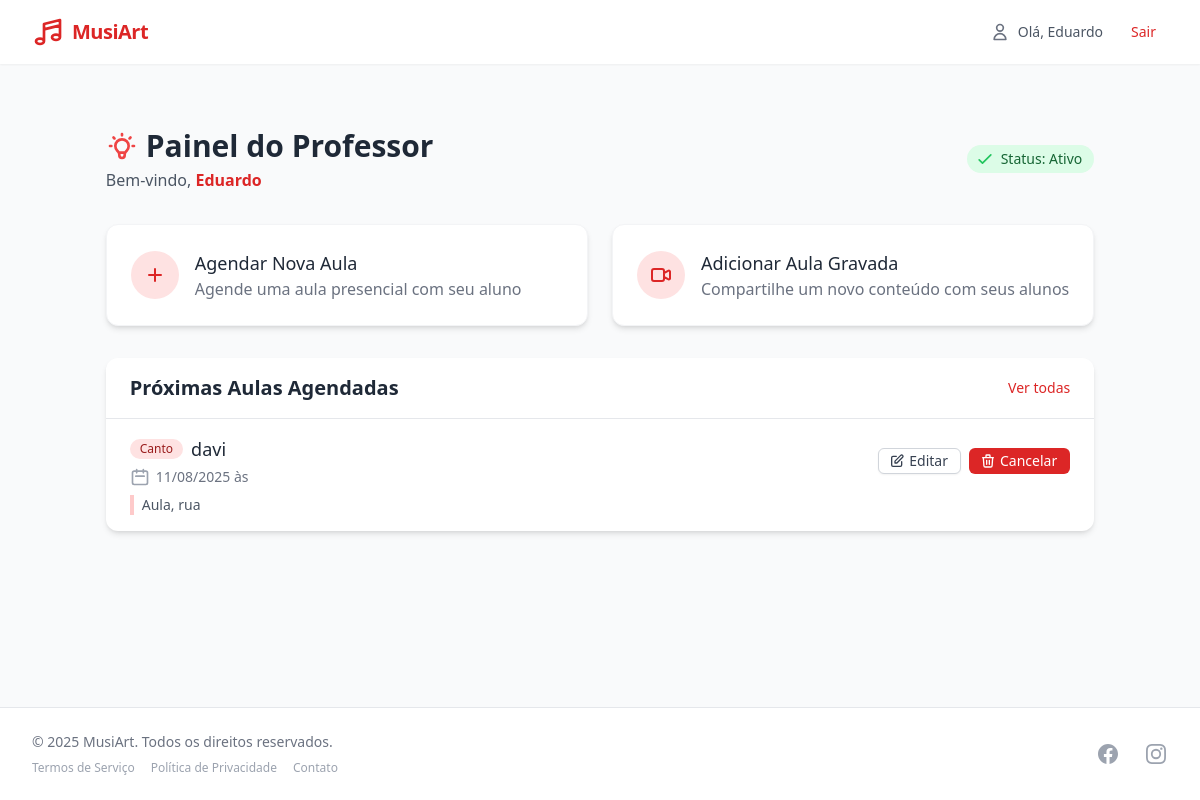
Page /aulas/painel-professor/ (signed in) on the committed database.
### usuarios/models.py (models this page shows, shortened)
class Usuario(AbstractUser):
    tipo = models.CharField(max_length=10, choices=[('ALUNO', 'Aluno'), ('PROFESSOR', 'Professor')])
    class Meta:
        verbose_name = 'Usuário'
        verbose_name_plural = 'Usuários'

### agenda/models.py (models this page shows, shortened)
class AulaAgendada(models.Model):
    TIPO_AULA_CHOICES = [
        ('CANTO', 'Canto'),
        ('TECLADO', 'Teclado'),
        ('ORGAO', 'Órgão'),
    ]
    aluno = models.ForeignKey(
        User,
        on_delete=models.CASCADE,
        limit_choices_to={'tipo': 'ALUNO'},  # Filtra apenas alunos
        related_name='aulas_agendadas_aluno'
    )
    professor = models.ForeignKey(
        User,
        on_delete=models.CASCADE,
        limit_choices_to={'tipo': 'PROFESSOR'},  # Filtra apenas professores
        related_name='aulas_agendadas_professor'
    )
    data = models.DateTimeField()
    tipo = models.CharField(max_length=10, choices=TIPO_AULA_CHOICES)
    observacoes = models.TextField(blank=True)
    confirmada = models.BooleanField(default=False)
    class Meta:
        ordering = ['data']
        verbose_name = 'Aula Agendada'
        verbose_name_plural = 'Aulas Agendadas'

### aulas/views.py (the view)
# urls.py: path('painel-professor/', views.painel_professor, name='painel_professor'),
@login_required
def painel_professor(request):
    aulas = AulaAgendada.objects.filter(professor=request.user).order_by('data')
    return render(request, 'aulas/painel_professor.html', {'aulas': aulas})

### aulas/templates/aulas/painel_professor.html (shortened to what this page needs)
{% extends 'core/base.html' %}
{% block content %}
<div class="max-w-7xl mx-auto px-4 py-8">
  <div class="flex flex-col md:flex-row justify-between items-start md:items-center mb-8">
    <div>
      <h1 class="text-3xl font-bold text-gray-800 flex items-center">
        Painel do Professor
      </h1>
      <p class="text-gray-600 mt-1">Bem-vindo, <span class="font-semibold text-primary-600">{{ request.user.get_full_name|default:request.user.username }}</span></p>
    </div>
    <div class="mt-4 md:mt-0">
      <span class="inline-flex items-center px-3 py-1 rounded-full text-sm font-medium bg-green-100 text-green-800">
        <svg xmlns="http://www.w3.org/2000/svg" class="-ml-1 mr-1.5 h-5 w-5 text-green-500" fill="none" viewBox="0 0 24 24" stroke="currentColor">
          <path stroke-linecap="round" stroke-linejoin="round" stroke-width="2" d="M5 13l4 4L19 7" />
        </svg>
        Status: Ativo
      </span>
    </div>
  </div>
  <div class="grid grid-cols-1 md:grid-cols-2 gap-6 mb-8">
    <a href="{% url 'agenda:agendar' %}" class="group bg-white p-6 rounded-xl shadow-md border border-gray-100 hover:border-primary-300 transition-colors duration-200">
      <div class="flex items-center">
        <div class="p-3 rounded-full bg-primary-100 text-primary-600 group-hover:bg-primary-200 transition-colors duration-200">
          <svg xmlns="http://www.w3.org/2000/svg" class="h-6 w-6" fill="none" viewBox="0 0 24 24" stroke="currentColor">
            <path stroke-linecap="round" stroke-linejoin="round" stroke-width="2" d="M12 6v6m0 0v6m0-6h6m-6 0H6" />
          </svg>
        </div>
        <div class="ml-4">
          <h3 class="text-lg font-medium text-gray-800 group-hover:text-primary-600 transition-colors duration-200">Agendar Nova Aula</h3>
          <p class="text-gray-500">Agende uma aula presencial com seu aluno</p>
        </div>
      </div>
    </a>
    <a href="{% url 'aulas:lista_aulas' %}" class="group bg-white p-6 rounded-xl shadow-md border border-gray-100 hover:border-primary-300 transition-colors duration-200">
      <div class="flex items-center">
        <div class="p-3 rounded-full bg-primary-100 text-primary-600 group-hover:bg-primary-200 transition-colors duration-200">
        </div>
        <div class="ml-4">
          <h3 class="text-lg font-medium text-gray-800 group-hover:text-primary-600 transition-colors duration-200">Adicionar Aula Gravada</h3>
          <p class="text-gray-500">Compartilhe um novo conteúdo com seus alunos</p>
        </div>
      </div>
    </a>
  </div>
  <div class="bg-white rounded-xl shadow-md overflow-hidden mb-8">
    <div class="px-6 py-4 border-b border-gray-200 flex justify-between items-center">
      <h2 class="text-xl font-semibold text-gray-800">Próximas Aulas Agendadas</h2>
      <a href="{% url 'agenda:aulas_professor' %}" class="text-sm font-medium text-primary-600 hover:text-primary-500">Ver todas</a>
    </div>
    {% if aulas %}
      <ul class="divide-y divide-gray-200">
        {% for aula in aulas %}
        <li class="px-6 py-4 hover:bg-gray-50 transition-colors duration-150">
          <div class="flex flex-col md:flex-row md:items-center md:justify-between">
            <div class="mb-2 md:mb-0">
              <div class="flex items-center">
                <span class="inline-flex items-center px-2.5 py-0.5 rounded-full text-xs font-medium bg-primary-100 text-primary-800 mr-2">
                  {{ aula.get_tipo_display }}
                </span>
                <h3 class="text-lg font-medium text-gray-800">{{ aula.aluno.get_full_name|default:aula.aluno.username }}</h3>
              </div>
              <div class="mt-1 flex items-center text-sm text-gray-500">
                <svg xmlns="http://www.w3.org/2000/svg" class="flex-shrink-0 mr-1.5 h-5 w-5 text-gray-400" fill="none" viewBox="0 0 24 24" stroke="currentColor">
                  <path stroke-linecap="round" stroke-linejoin="round" stroke-width="2" d="M8 7V3m8 4V3m-9 8h10M5 21h14a2 2 0 002-2V7a2 2 0 00-2-2H5a2 2 0 00-2 2v12a2 2 0 002 2z" />
                </svg>
                {{ aula.data|date:"d/m/Y" }} às {{ aula.hora|time:"H:i" }}
              </div>
            </div>
            <div class="flex items-center space-x-2">
              <a href="{% url 'agenda:editar' aula.id %}" class="inline-flex items-center px-3 py-1 border border-gray-300 shadow-sm text-sm leading-4 font-medium rounded-md text-gray-700 bg-white hover:bg-gray-50 focus:outline-none focus:ring-2 focus:ring-offset-2 focus:ring-primary-500">
                Editar
              </a>
              <form method="post" action="{% url 'agenda:cancelar' aula.id %}">
                <button type="submit" class="inline-flex items-center px-3 py-1 border border-transparent text-sm leading-4 font-medium rounded-md text-white bg-red-600 hover:bg-red-700 focus:outline-none focus:ring-2 focus:ring-offset-2 focus:ring-red-500">
                  Cancelar
                </button>
              </form>
            </div>
          </div>
          {% if aula.observacoes %}
          <div class="mt-2 pl-2 border-l-4 border-primary-200">
            <p class="text-sm text-gray-600">{{ aula.observacoes }}</p>
          </div>
          {% endif %}
        </li>
        {% endfor %}
      </ul>
    {% endif %}
  </div>
</div>
{% endblock %}

### core/templates/core/base.html (shortened to what this page needs)
<!DOCTYPE html>
<html lang="pt-br">
<head>
  <script src="https://cdn.tailwindcss.com"></script>
  <link rel="stylesheet" href="https://cdn.jsdelivr.net/npm/bootstrap-icons@1.8.0/font/bootstrap-icons.css">
  <link rel="stylesheet" href="https://cdnjs.cloudflare.com/ajax/libs/bootstrap-datetimepicker/4.17.47/css/bootstrap-datetimepicker.min.css">
  <link rel="stylesheet" href="https://cdnjs.cloudflare.com/ajax/libs/font-awesome/5.15.4/css/all.min.css">
</head>
<body class="bg-gray-50 min-h-screen flex flex-col">
  <nav class="bg-white shadow-sm sticky top-0 z-10">
    <div class="max-w-7xl mx-auto px-4 sm:px-6 lg:px-8">
      <div class="flex justify-between items-center h-16">
        <a href="/" class="flex items-center space-x-2">
          <span class="text-xl font-bold text-primary-600 tracking-tight">MusiArt</span>
        </a>
        <div class="flex items-center space-x-4">
          {% if user.is_authenticated %}
            <div class="flex items-center space-x-2">
              <svg xmlns="http://www.w3.org/2000/svg" class="h-5 w-5 text-gray-500" fill="none" viewBox="0 0 24 24" stroke="currentColor">
                <path stroke-linecap="round" stroke-linejoin="round" stroke-width="2" d="M16 7a4 4 0 11-8 0 4 4 0 018 0zM12 14a7 7 0 00-7 7h14a7 7 0 00-7-7z" />
              </svg>
              <span class="text-sm font-medium text-gray-600">Olá, {{ user.username }}</span>
            </div>
            <a href="{% url 'account_logout' %}" class="px-3 py-1 rounded-md text-sm font-medium text-primary-600 hover:bg-primary-50 transition-colors duration-200">
              Sair
            </a>
          {% endif %}
        </div>
      </div>
    </div>
  </nav>
  <main class="max-w-7xl mx-auto px-4 sm:px-6 lg:px-8 py-8 flex-grow">
    {% block content %}{% endblock %}
  </main>
  <footer class="bg-white border-t mt-12 py-6">
    <div class="max-w-7xl mx-auto px-4 sm:px-6 lg:px-8">
      <div class="md:flex md:items-center md:justify-between">
        <div class="flex justify-center md:order-2 space-x-6">
          <a href="#" class="text-gray-400 hover:text-primary-600">
          </a>
          <a href="#" class="text-gray-400 hover:text-primary-600">
          </a>
        </div>
        <div class="mt-4 md:mt-0 md:order-1 text-center md:text-left">
          <p class="text-sm text-gray-500">&copy; 2025 MusiArt. Todos os direitos reservados.</p>
          <div class="mt-2 flex justify-center md:justify-start space-x-4 text-xs text-gray-400">
            <a href="#" class="hover:text-primary-600">Termos de Serviço</a>
            <a href="#" class="hover:text-primary-600">Política de Privacidade</a>
            <a href="#" class="hover:text-primary-600">Contato</a>
          </div>
        </div>
      </div>
    </div>
  </footer>
</body>
</html>

### rows in the picture
Usuario: username "Eduardo", user.get_full_name "Eduardo"
AulaAgendada: tipo "Canto", aluno.get_full_name "davi", data "11/08/2025", observacoes "Aula, rua"
